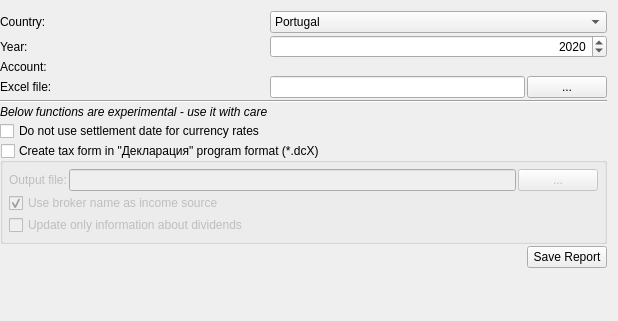
<?xml version="1.0" encoding="UTF-8"?>
<ui version="4.0">
 <class>TaxWidget</class>
 <widget class="QWidget" name="TaxWidget">
  <property name="geometry">
   <rect>
    <x>0</x>
    <y>0</y>
    <width>618</width>
    <height>321</height>
   </rect>
  </property>
  <property name="sizePolicy">
   <sizepolicy hsizetype="Preferred" vsizetype="Preferred">
    <horstretch>0</horstretch>
    <verstretch>0</verstretch>
   </sizepolicy>
  </property>
  <property name="windowTitle">
   <string>Taxes</string>
  </property>
  <layout class="QGridLayout" name="gridLayout">
   <property name="leftMargin">
    <number>0</number>
   </property>
   <property name="spacing">
    <number>2</number>
   </property>
   <item row="3" column="1">
    <widget class="QLineEdit" name="XlsFileName">
     <property name="sizePolicy">
      <sizepolicy hsizetype="Expanding" vsizetype="Fixed">
       <horstretch>0</horstretch>
       <verstretch>0</verstretch>
      </sizepolicy>
     </property>
     <property name="toolTip">
      <string>File where to store tax report in Excel format</string>
     </property>
    </widget>
   </item>
   <item row="0" column="0">
    <widget class="QLabel" name="CountryLbl">
     <property name="text">
      <string>Country:</string>
     </property>
    </widget>
   </item>
   <item row="2" column="1" colspan="2">
    <widget class="AccountSelector" name="AccountWidget" native="true">
     <property name="toolTip">
      <string>Foreign account to prepare tax report for</string>
     </property>
    </widget>
   </item>
   <item row="0" column="1" colspan="2">
    <widget class="QComboBox" name="Country">
     <item>
      <property name="text">
       <string>Portugal</string>
      </property>
     </item>
     <item>
      <property name="text">
       <string>Russia</string>
      </property>
     </item>
    </widget>
   </item>
   <item row="3" column="0">
    <widget class="QLabel" name="XlsFileLbl">
     <property name="text">
      <string>Excel file:</string>
     </property>
    </widget>
   </item>
   <item row="1" column="1" colspan="2">
    <widget class="QSpinBox" name="Year">
     <property name="alignment">
      <set>Qt::AlignRight|Qt::AlignTrailing|Qt::AlignVCenter</set>
     </property>
     <property name="suffix">
      <string/>
     </property>
     <property name="minimum">
      <number>2010</number>
     </property>
     <property name="maximum">
      <number>2030</number>
     </property>
     <property name="value">
      <number>2020</number>
     </property>
    </widget>
   </item>
   <item row="3" column="2">
    <widget class="QPushButton" name="XlsSelectBtn">
     <property name="sizePolicy">
      <sizepolicy hsizetype="Minimum" vsizetype="Fixed">
       <horstretch>0</horstretch>
       <verstretch>0</verstretch>
      </sizepolicy>
     </property>
     <property name="toolTip">
      <string>Select file</string>
     </property>
     <property name="text">
      <string>...</string>
     </property>
    </widget>
   </item>
   <item row="11" column="2">
    <widget class="QPushButton" name="SaveButton">
     <property name="text">
      <string>Save Report</string>
     </property>
    </widget>
   </item>
   <item row="1" column="0">
    <widget class="QLabel" name="YearLbl">
     <property name="text">
      <string>Year:</string>
     </property>
    </widget>
   </item>
   <item row="12" column="2">
    <spacer name="verticalSpacer">
     <property name="orientation">
      <enum>Qt::Vertical</enum>
     </property>
     <property name="sizeHint" stdset="0">
      <size>
       <width>20</width>
       <height>40</height>
      </size>
     </property>
    </spacer>
   </item>
   <item row="7" column="0" colspan="3">
    <widget class="QFrame" name="RussianSpecificFrame">
     <property name="frameShape">
      <enum>QFrame::NoFrame</enum>
     </property>
     <property name="frameShadow">
      <enum>QFrame::Raised</enum>
     </property>
     <layout class="QVBoxLayout" name="verticalLayout">
      <property name="spacing">
       <number>2</number>
      </property>
      <property name="leftMargin">
       <number>0</number>
      </property>
      <property name="topMargin">
       <number>0</number>
      </property>
      <property name="rightMargin">
       <number>0</number>
      </property>
      <property name="bottomMargin">
       <number>0</number>
      </property>
      <item>
       <widget class="QGroupBox" name="DlsgGroup">
        <property name="sizePolicy">
         <sizepolicy hsizetype="Preferred" vsizetype="Preferred">
          <horstretch>0</horstretch>
          <verstretch>0</verstretch>
         </sizepolicy>
        </property>
        <property name="title">
         <string>Create tax form in &quot;Декларация&quot; program format (*.dcX)</string>
        </property>
        <property name="flat">
         <bool>false</bool>
        </property>
        <property name="checkable">
         <bool>true</bool>
        </property>
        <property name="checked">
         <bool>false</bool>
        </property>
        <layout class="QGridLayout" name="gridLayout_2">
         <property name="leftMargin">
          <number>6</number>
         </property>
         <property name="topMargin">
          <number>6</number>
         </property>
         <property name="rightMargin">
          <number>6</number>
         </property>
         <property name="bottomMargin">
          <number>6</number>
         </property>
         <property name="spacing">
          <number>2</number>
         </property>
         <item row="0" column="0">
          <widget class="QLabel" name="DlsgFileLbl">
           <property name="text">
            <string>Output file:</string>
           </property>
          </widget>
         </item>
         <item row="1" column="0" colspan="3">
          <widget class="QCheckBox" name="IncomeSourceBroker">
           <property name="text">
            <string>Use broker name as income source</string>
           </property>
           <property name="checked">
            <bool>true</bool>
           </property>
          </widget>
         </item>
         <item row="2" column="0" colspan="3">
          <widget class="QCheckBox" name="DividendsOnly">
           <property name="text">
            <string>Update only information about dividends</string>
           </property>
          </widget>
         </item>
         <item row="0" column="2">
          <widget class="QPushButton" name="DlsgSelectBtn">
           <property name="toolTip">
            <string>Select file</string>
           </property>
           <property name="text">
            <string> ... </string>
           </property>
          </widget>
         </item>
         <item row="0" column="1">
          <widget class="QLineEdit" name="DlsgFileName">
           <property name="toolTip">
            <string>File where to store russian tax form</string>
           </property>
          </widget>
         </item>
        </layout>
       </widget>
      </item>
     </layout>
    </widget>
   </item>
   <item row="2" column="0">
    <widget class="QLabel" name="AccountLbl">
     <property name="text">
      <string>Account:</string>
     </property>
    </widget>
   </item>
   <item row="5" column="0">
    <widget class="QLabel" name="WarningLbl">
     <property name="font">
      <font>
       <italic>true</italic>
      </font>
     </property>
     <property name="text">
      <string>Below functions are experimental - use it with care</string>
     </property>
    </widget>
   </item>
   <item row="4" column="0" colspan="3">
    <widget class="Line" name="line">
     <property name="orientation">
      <enum>Qt::Horizontal</enum>
     </property>
    </widget>
   </item>
   <item row="6" column="0">
    <widget class="QCheckBox" name="NoSettlement">
     <property name="text">
      <string>Do not use settlement date for currency rates</string>
     </property>
    </widget>
   </item>
  </layout>
 </widget>
 <customwidgets>
  <customwidget>
   <class>AccountSelector</class>
   <extends>QWidget</extends>
   <header>jal/widgets/reference_selector.h</header>
   <container>1</container>
  </customwidget>
 </customwidgets>
 <resources/>
 <connections/>
</ui>
